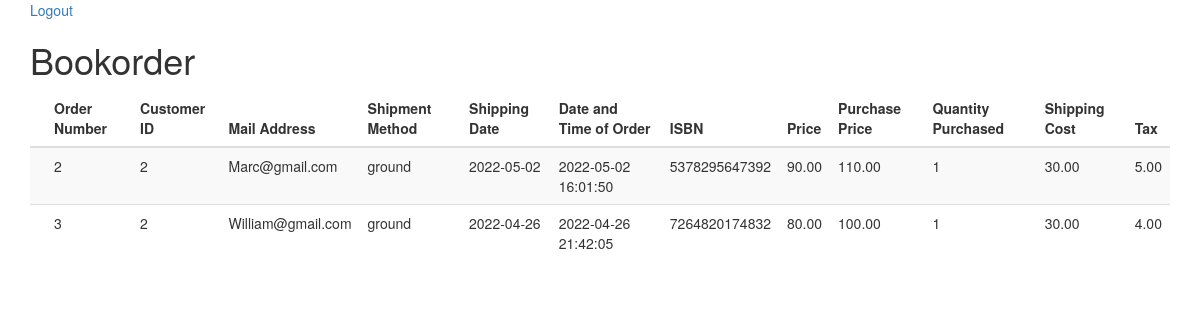
/ (signed in), run on the app's committed database.
### tables this page shows
CREATE TABLE bookorder(
    Order_Number INT NOT NULL AUTO_INCREMENT PRIMARY KEY,
    user_id INT NOT NULL,
    Mailing_Address VARCHAR(500),
    Credit_Card_Number VARCHAR(16),
    Shipment_Method VARCHAR(50),
    Shipping_Date DATE,
    Date_and_Time_of_Order DATETIME,
    ISBN VARCHAR(17),
    Price DECIMAL(7, 2),
    Purchase_Price DECIMAL(7, 2),
    Quantity_Purchased INT,
    Shipping_Cost DECIMAL(7, 2),
    Tax DECIMAL(7, 2),
    FOREIGN KEY (user_id) REFERENCES users(user_id)
);

### www/index.php (the view, shortened to what this page needs)
<!DOCTYPE html>
<html>
<head>
    <link rel="stylesheet" href="http://maxcdn.bootstrapcdn.com/bootstrap/3.3.6/css/bootstrap.min.css">
</head>
<body>
    <div class="container">
        <td colspan=2>
            <a href="logout.php">Logout</a>
        </td>
        <?php echo "<h1>Bookorder</h1>"; ?>
        <?php
        require_once '_route.php';
        $query = 'SELECT Order_Number, user_id, Mailing_Address, Shipment_Method, Shipping_Date, Date_and_Time_of_Order, ISBN, Price, Purchase_Price, Quantity_Purchased, Shipping_Cost, Tax From bookorder WHERE user_id = :user_id';
        $query = $read_db->prepare($query);
        $query->execute([':user_id' => $_SESSION['userid']] );
        $query->setFetchMode(PDO::FETCH_ASSOC);
        echo '<table class="table table-striped">';
        echo '<thead><tr><th></th><th>Order Number</th><th>Customer ID</th><th>Mail Address</th><th>Shipment Method</th><th>Shipping Date</th><th>Date and Time of Order</th><th>ISBN</th><th>Price</th><th>Purchase Price</th><th>Quantity Purchased</th><th>Shipping Cost</th><th>Tax</th></tr></thead>';
        if($query->rowCount() > 0){
            while($row = $query->fetch()) {
                echo '<tr>';
                echo '<td></td>';
                foreach ($row as $key => $value) {
                    echo '<td>' . $value . '</td>';
                }
                echo '</tr>';
            }
            echo '</table>';
        }else{
            echo '</table>';
            echo '<h2>Data no found!</h2>';
        }
        ?>
    </div>
</body>
</html>

### data on the page
bookorder: Order_Number "2", user "2", Mailing_Address "Marc@gmail.com", Shipment_Method "ground", Shipping_Date "2022-05-02", Date_and_Time_of_Order "2022-05-02 16:01:50", ISBN "5378295647392", Price "90.00", Purchase_Price "110.00", Quantity_Purchased "1", Shipping_Cost "30.00", Tax "5.00"
bookorder: Order_Number "3", user "2", Mailing_Address "William@gmail.com", Shipment_Method "ground", Shipping_Date "2022-04-26", Date_and_Time_of_Order "2022-04-26 21:42:05", ISBN "7264820174832", Price "80.00", Purchase_Price "100.00", Quantity_Purchased "1", Shipping_Cost "30.00", Tax "4.00"
